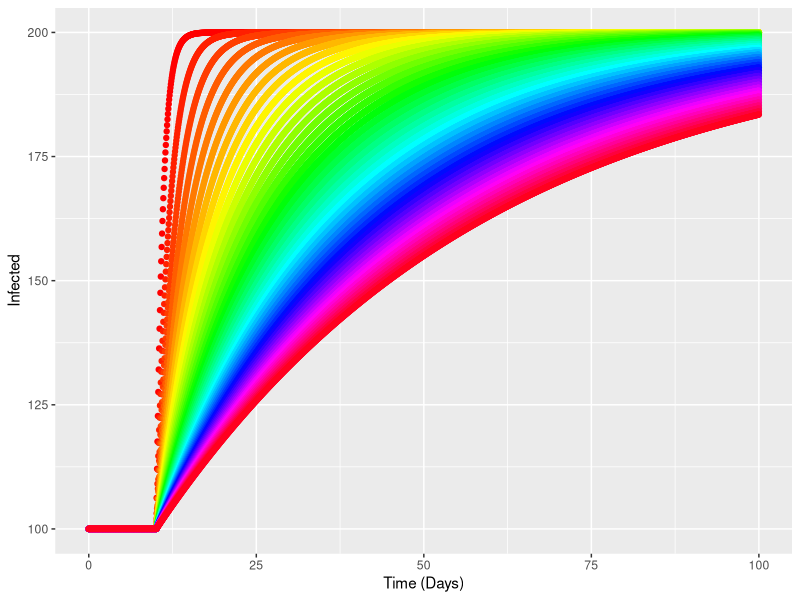

Write the R code that produced this figure.
###########################################
# Translation of Vensim file.
# Date created: 2017-11-07 15:37:38
###########################################
library(deSolve)
library(ggplot2)
library(tidyr)
library(plyr)
#Displaying the simulation run parameters
START_TIME <- 0.000000
FINISH_TIME <- 100.000000
TIME_STEP <- 0.062500
#Setting aux param to NULL

#Generating the simulation time vector
simtime<-seq(0.000000,100.000000,by=0.062500)
# Writing global variables (stocks and dependent auxs)
stocks <-c( Stock = 100 )
# This is the model function called from ode
model <- function(time, stocks, auxs){
  with(as.list(c(stocks, auxs)),{
    if(time > 10) Target <- 200 else Target <- 100
    Adjustment <- (Target-Stock)/AT
    NetFlow <- Adjustment
    d_DT_Stock  <- NetFlow
    return (list(c(d_DT_Stock)))
  })
}
# Function call to run simulation

at <- 1:50
run_info <- data.frame(
  RunID = at,
  AT = at
)

ans <- apply(run_info,1,function(x){
  auxs<-c(AT=x[["AT"]])
  o<-data.frame(ode(y=stocks,
                    times=simtime,
                    func=model,
                    parms=auxs,
                    method='euler'))
  o$RunID <- x[["RunID"]]
  o$AT <- x[["AT"]]
  o
})


ans_df <- rbind.fill(ans)

ggplot(ans_df,aes(x=time,y=Stock,color=RunID)) + 
  geom_point() + scale_colour_gradientn(colours=rainbow(50))+
  ylab("Infected") +
  xlab("Time (Days)")  + guides(color=FALSE) 



#----------------------------------------------------
# Original text file exported from Vensim
#  Stock = INTEG( Net Flow , 100) 
#  Target = 100 + step ( 100, 10) 
#  AT = 100
#  Adjustment = ( Target - Stock ) / AT 
#  FINAL TIME = 100
#  INITIAL TIME = 0
#  Net Flow = Adjustment 
#  TIME STEP = 0.0625
#----------------------------------------------------
